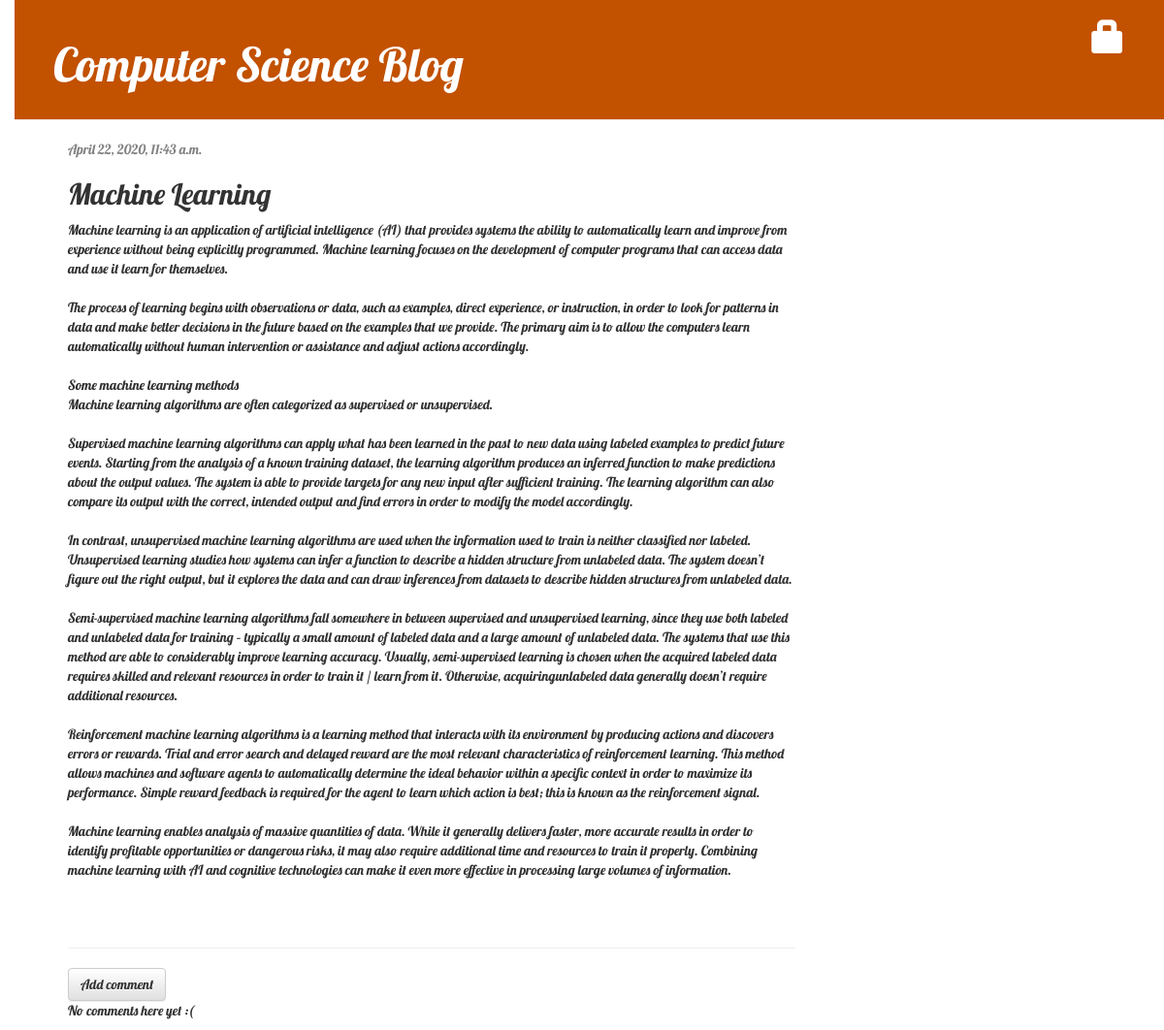
The app's page /post/1/ with its own data.
### blog/models.py (models this page shows, shortened)
class Post(models.Model):
    author = models.ForeignKey(settings.AUTH_USER_MODEL, on_delete=models.CASCADE)
    title = models.CharField(max_length=200)
    text = models.TextField()
    created_date = models.DateTimeField(default=timezone.now)
    published_date = models.DateTimeField(blank=True, null=True)
    tags = TaggableManager()

### blog/views.py (the view)
# urls.py: path('post/<int:pk>/', views.post_detail, name='post_detail'),
def post_detail(request, pk):
    post = get_object_or_404(Post, pk=pk)
    return render(request, 'blog/post_detail.html', {'post': post})

### blog/templates/blog/post_detail.html (shortened to what this page needs)
{% extends 'blog/base.html' %}
{% block content %}
    <div class="post">
        {% if post.published_date %}
            <div class="date">
                {{ post.published_date }}
            </div>
        {% else %}
            <a class="btn btn-default" href="{% url 'post_publish' pk=post.pk %}">Publish</a>
        {% endif %}
        <h2>{{ post.title }}</h2>
        <p>{{ post.text|linebreaksbr }}</p>
    </div>
        <hr>
        <a class="btn btn-default" href="{% url 'add_comment_to_post' pk=post.pk %}">Add comment</a>
        {% for comment in post.comments.all %}
            {% if user.is_authenticated or comment.approved_comment %}
            <div class="comment">
                <div class="date">
                    {{ comment.created_date }}
                    {% if not comment.approved_comment %}
                        <a class="btn btn-default" href="{% url 'comment_remove' pk=comment.pk %}"><span class="glyphicon glyphicon-remove"></span></a>
                        <a class="btn btn-default" href="{% url 'comment_approve' pk=comment.pk %}"><span class="glyphicon glyphicon-ok"></span></a>
                    {% endif %}
                </div>
                <strong>{{ comment.author }}</strong>
                <p>{{ comment.text|linebreaks }}</p>
            </div>
            {% endif %}
        {% empty %}
            <p>No comments here yet :(</p>
        {% endfor %}
{% endblock %}

### blog/static/css/blog.css (style rules this page uses)
body { padding-left: 15px; font-family: 'Lobster'; }
h1, h2, h3, h4 { font-family: 'Lobster', cursive; }
.date { color: #828282; }
.post { margin-bottom: 70px; }

### records on screen
Post: published_date "April 22, 2020, 11:43 a.m.", title "Machine Learning", text "Machine learning is an application of artificial intelligence (AI) that provides systems the ability to automatically learn and improve from experience without being explicitly programmed. Machine learning focuses on the development of computer programs that can access data and use it learn for themselves. The process of learning begins with observations or data, such as examples, direct experience, or instruction, in order to look for patterns in data and make better decisions in the future based on the examples that we provide. The primary aim is to allow the computers learn automatically without human intervention or assistance and adjust actions accordingly. Some machine learning…"
